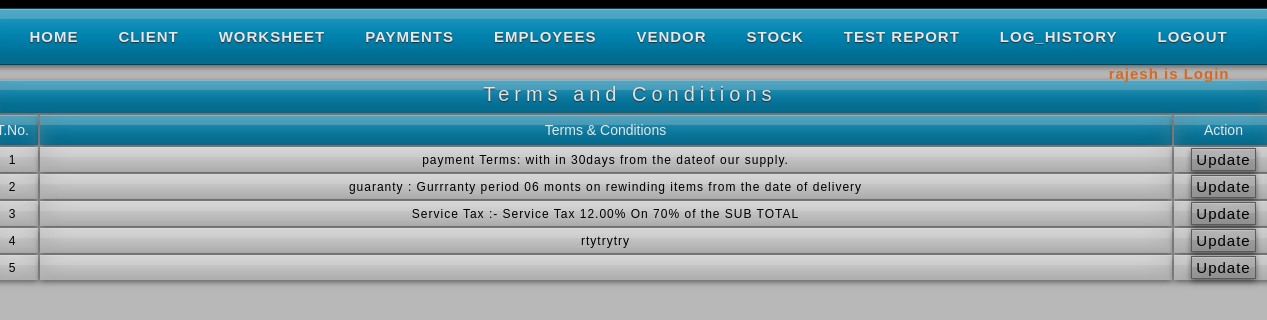
Page /term.php (signed in) on the earlier database version.
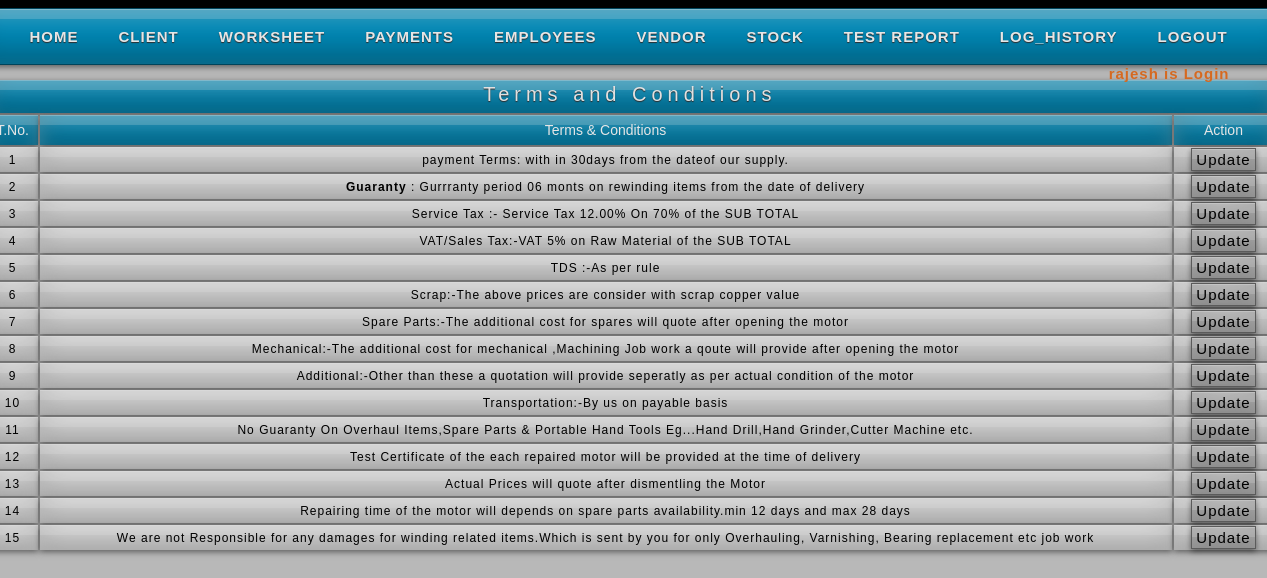
Same page on the later database version.
### tables this page shows
CREATE TABLE IF NOT EXISTS `terms` (
  `t_id` int(11) NOT NULL AUTO_INCREMENT,
  `t_id1` varchar(10) NOT NULL,
  `t_term` varchar(200) NOT NULL,
  PRIMARY KEY (`t_id`)
);

### term.php (the view, shortened to what this page needs)
<?php
	$e_qry_f="select * from terms";
	$e_res_f=mysql_query($e_qry_f);
?>
<html>
<head>
<link rel="stylesheet" href="styles2.css" type="text/css" />
<link rel="stylesheet" href="styles.css" type="text/css" />
</head>
<body>
<div id="container">
<div id="sub-header">
    <?php
	include("header.php");
	?><br />
		<div class="quotation"><center>Terms and Conditions</center></div>
        <div>
        <table class="emp_tab">
        <tr class="emp_header">
        <td width="50">T.No.</td>
        <td>Terms & Conditions</td>
        <td width="100">Action</td>
        </tr>
        <?php
		while($e_row=mysql_fetch_array($e_res_f))
		{
        echo "<tr class='pagi'>";
        echo "<td width='50'>";
		echo $e_row[0];
		echo "</td>";
        echo "<td>";
		echo $e_row[2];
		echo "</td>";
        echo "<td width='100' class='print'>";
		echo "<a href='updateterm.php?e_id2=$e_row[0]'>Update</a>";
		echo "</td>";
		echo "</tr>";
		}
		?>
        </table>
        </div>
    </div>
    </div>
</body>
</html>

Differences in the rows shown:
changed terms id 2: t_term "guaranty : Gurrranty period 06 monts on rewinding items from the date of delivery" → "Guaranty : Gurrranty period 06 monts on rewinding items from the date of delivery"
changed terms id 4: t_term "rtytrytry" → "VAT/Sales Tax:-VAT 5% on Raw Material of the SUB TOTAL"
changed terms id 5: t_term (not shown) → "TDS :-As per rule"
added terms: t_id "6", t_term "Scrap:-The above prices are consider with scrap copper value"
added terms: t_id "7", t_term "Spare Parts:-The additional cost for spares will quote after opening the motor"
added terms: t_id "8", t_term "Mechanical:-The additional cost for mechanical ,Machining Job work a qoute will provide after opening the motor"
added terms: t_id "9", t_term "Additional:-Other than these a quotation will provide seperatly as per actual condition of the motor"
added terms: t_id "10", t_term "Transportation:-By us on payable basis"
added terms: t_id "11", t_term "No Guaranty On Overhaul Items,Spare Parts & Portable Hand Tools Eg...Hand Drill,Hand Grinder,Cutter Machine etc."
added terms: t_id "12", t_term "Test Certificate of the each repaired motor will be provided at the time of delivery"
added terms: t_id "13", t_term "Actual Prices will quote after dismentling the Motor"
added terms: t_id "14", t_term "Repairing time of the motor will depends on spare parts availability.min 12 days and max 28 days"
added terms: t_id "15", t_term "We are not Responsible for any damages for winding related items.Which is sent by you for only Overhauling, Varnishing, Bearing replacement etc job work"
